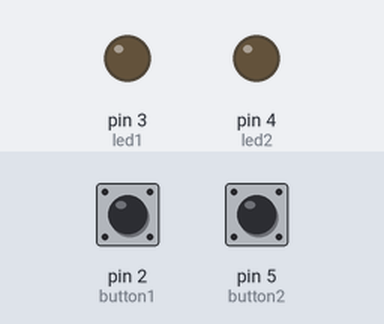
Bench run of a sketch on a simulated Arduino Uno, built with avr-gcc and run on an emulated ATmega328P. Shown: output pins drawn as LEDs (lit = HIGH). Dashed ring = blinking. The inputs (shaded band) are chosen by the test bench; at power-on: pin 2 (button1) HIGH, pin 5 (button2) HIGH.

Above: at 1.2 s.
1.3 s: pin 2 (button1) pulled LOW for 0.15 s
At 4.3 s:
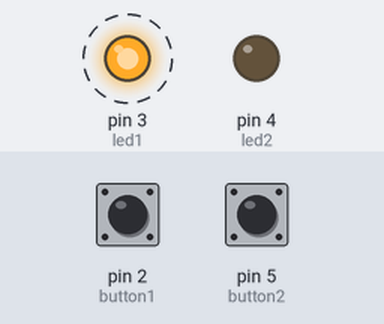
4.4 s: pin 5 (button2) pulled LOW for 0.15 s
At 6.6 s:
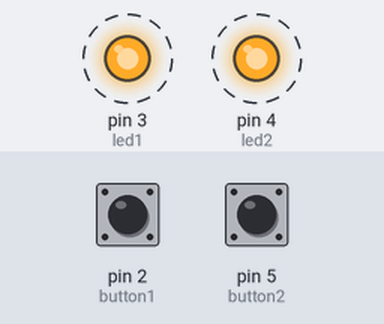
7.5 s: pin 5 (button2) pulled LOW for 3.2 s
At 11.8 s:
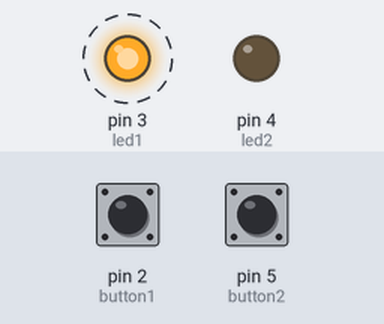
12.2 s: pin 5 (button2) pulled LOW for 1 s
At 15.5 s:
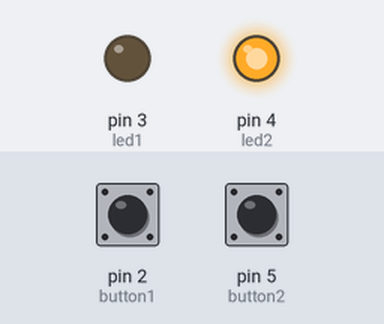
Timing chart, 0 to 17.2 s (numbered marks = the images above; inputs shaded):
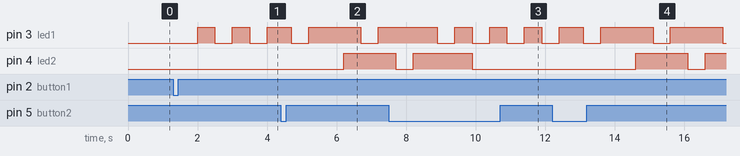

The sketch:

Prototype_1.ino
```cpp
const int led1 = 3;
const int led2 = 4;
const int button1 = 2;
const int button2 = 5;
bool led1State = false;
bool led2State = false;
bool lastButton1 = HIGH;
bool lastButton2 = HIGH;

void setup()
{
 pinMode(led1, OUTPUT);
 pinMode(led2, OUTPUT);
 pinMode(button1, INPUT_PULLUP);
 pinMode(button2, INPUT_PULLUP);
}

void loop()
{
  bool currentButton1 = digitalRead(button1);
  bool currentButton2 = digitalRead(button2);

// --- Toggle LED 1 ---
if (lastButton1 == HIGH && currentButton1 == LOW)
{
  led1State = !led1State;
  Serial.println("System Initialized!");
  // wissel aan/uit
  delay(200);
  // simpele debounce
}
lastButton1 = currentButton1;

// --- Toggle LED 2 ---
if (lastButton2 == HIGH && currentButton2 == LOW)
  {
  led2State = !led2State;
  delay(200);
  Serial.println("System Initialized!");
  }
  lastButton2 = currentButton2;

 if (led1State) {

    digitalWrite(led1, LOW);  // LED ON
    delay(500);
    digitalWrite(led1, HIGH); // LED OFF
    delay(500);
  } else {
    digitalWrite(led1, LOW); // Ensure LED stays OFF
  }
 if (led2State) {

    digitalWrite(led2, LOW);  // LED ON
    delay(500);
    digitalWrite(led2, HIGH); // LED OFF
    delay(500);
  } else {
    digitalWrite(led2, LOW); // Ensure LED stays OFF
  }

}
```

Measured:
- after the input at 1.3 s, pin 3 (led1): alternates HIGH for 0.50 s and LOW for 0.50 s, starting after 0.70 s
- after the input at 4.4 s, pin 3 (led1): alternates HIGH for 1.5 s and LOW for 0.50 s, starting after 0.30 s; pin 4 (led2): LOW → HIGH after 1.8 s
- after the input at 7.5 s, pin 3 (led1): alternates HIGH for 0.50 s and LOW for 0.50 s, starting after 1.4 s
- after the input at 12.2 s, pin 4 (led2): LOW → HIGH after 2.4 s, → LOW 1.5 s later, → HIGH 0.50 s later
